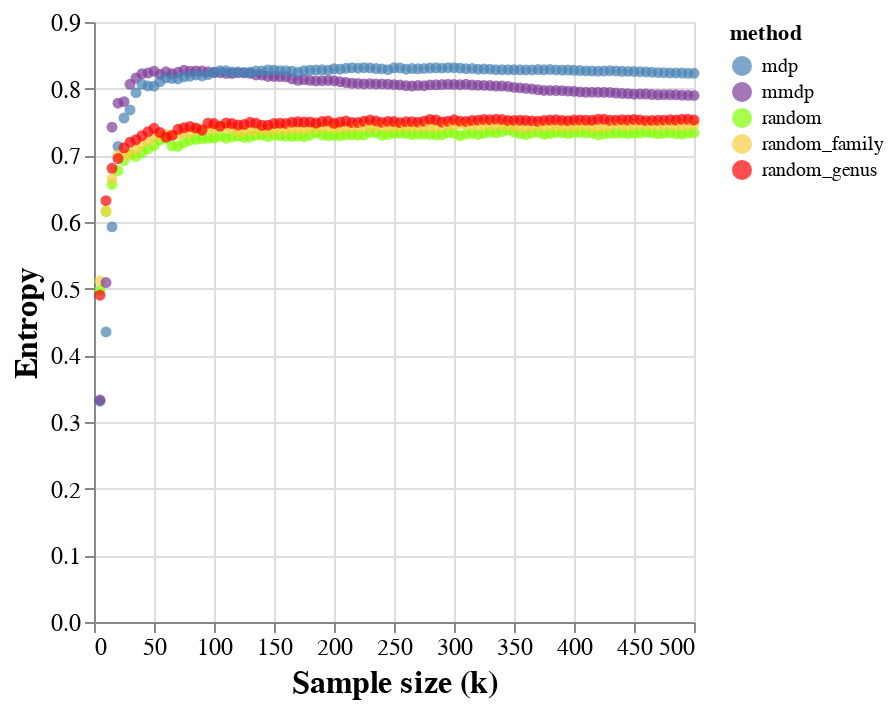

The notebook cell saved with this chart:
### Code cell
import pandas as pd
from pathlib import Path
import altair as alt

# Frame = all languages in GB
# k = range from 5 to 500, steps of 5
# distances = all language in GB
df = pd.read_csv("experiments/experiment-5-500-5-both-metrics.csv")

plot = (
    alt.Chart(df)
    .mark_circle()
    .encode(
        x=alt.X(
            "k",
            title="Sample size (k)",
        ),
        y=alt.Y(
            "entropy_without_missing",
            # scale=alt.Scale(domain=[1.0, 1.14]),
            title="Entropy",
        ),
        color=alt.Color('method').scale(range=['steelblue', '#7D3C98', 'chartreuse', '#F4D03F', 'red', '#D35400', ])
    )
    .configure_axis(labelFontSize=12, labelFont="serif", titleFontSize=16, titleFont="serif")
)
plot

### Figure 1 — Vega-Lite specification as saved in the notebook (floating-point values rounded to 4 significant figures; data arrays with more than 128 entries replaced by an {"elided": "..."} marker saying what was removed)
{"config": {"view": {"continuousWidth": 300, "continuousHeight": 300}, "axis": {"labelFont": "serif", "labelFontSize": 12, "titleFont": "serif", "titleFontSize": 16}}, "data": {"name": "data-1859b4e303e86b4888aa88c29334e5b2"}, "mark": {"type": "circle"}, "encoding": {"color": {"field": "method", "scale": {"range": ["steelblue", "#7D3C98", "chartreuse", "#F4D03F", "red", "#D35400"]}, "type": "nominal"}, "x": {"field": "k", "title": "Sample size (k)", "type": "quantitative"}, "y": {"field": "entropy_without_missing", "title": "Entropy", "type": "quantitative"}}, "$schema": "https://vega.github.io/schema/vega-lite/v5.16.3.json", "datasets": {"data-1859b4e303e86b4888aa88c29334e5b2": {"elided": "500 records"}}}
